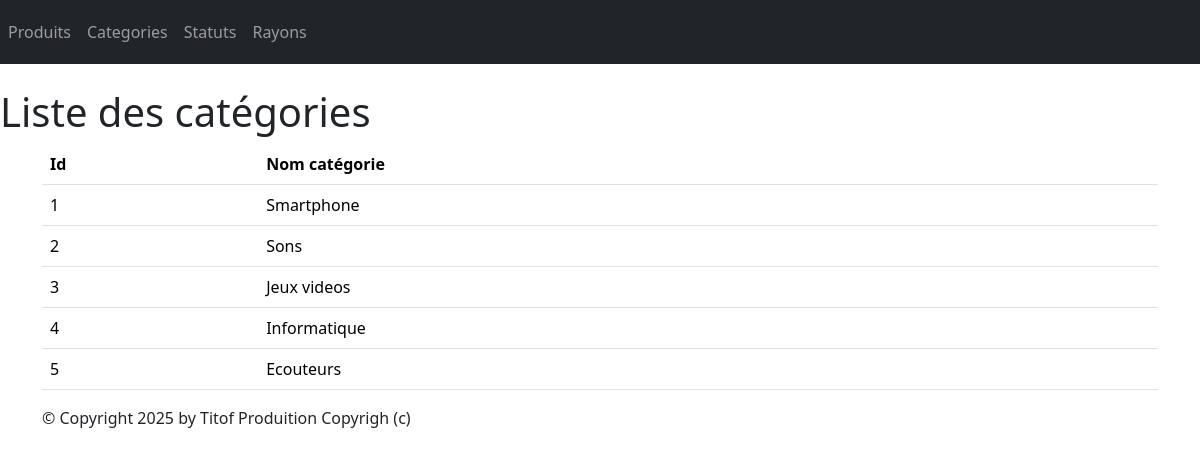
The app's page /monApp/categories/ with its own data.
### monApp/models.py (models this page shows, shortened)
class Categorie(models.Model):
    idCat = models.AutoField(primary_key=True)
    nomCat = models.CharField(max_length=100)

### monApp/views.py (the view)
# urls.py: path('categories/',views.CategorieListView.as_view(), name='lst_cats'),
class CategorieListView(ListView):
    model = Categorie
    template_name = "monApp/list_categories.html"
    context_object_name = "cats"
    def get_context_data(self, **kwargs):
        context = super(CategorieListView, self).get_context_data(**kwargs)
        context['titremenu'] = "Liste des catégories"
        return context

### monApp/templates/monApp/list_categories.html
{% extends 'monApp/base.html' %}
{% block menu %}
    <h1>{{titremenu}}</h1>
{% endblock %}
{% block contenu %}
    <table class="table">
        <thead>
            <th>Id</th>
            <th>Nom catégorie</th>
        </thead>
        <tbody>
            {% for cat in cats %}
            <tr>
                <td> {{cat.idCat}} </td>
                <td> {{cat.nomCat}} </td>
            </tr>
            {% endfor %}
        </tbody>
    </table>
{% endblock %}

### TutoDjango/static/styles.css (style rules this page uses)
h1 { color: red }

### records on screen
Categorie: idCat "1", nomCat "Smartphone"
Categorie: idCat "2", nomCat "Sons"
Categorie: idCat "3", nomCat "Jeux videos"
Categorie: idCat "4", nomCat "Informatique"
Categorie: idCat "5", nomCat "Ecouteurs"

### other values on screen
{{ titremenu }} "Liste des catégories"
